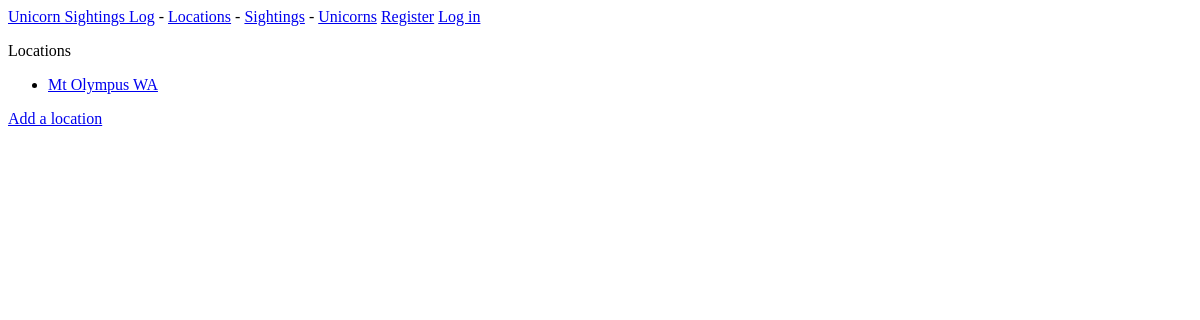
The app's page /Locations/, older data.
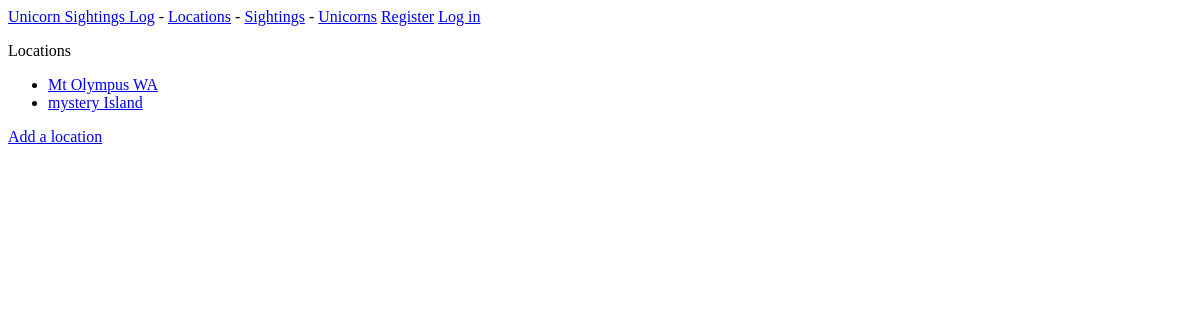
The same page, newer data.
### UnicornLog_REST/models.py (models this page shows)
class Location(models.Model):
    name = models.CharField(max_length=255)
    class Meta:
        verbose_name_plural = 'Locations'
    def __str__(self):
        return self.name

### UnicornLog_REST/views.py (the view)
# urls.py: path('Locations/', views.locations, name='locations'),
def locations(request):
    locations = Location.objects.all()
    context = {'locations': locations}
    return render(request, 'std/Locations.html', context)

### UnicornLog_REST/templates/std/Locations.html
{% extends 'std/base.html' %}
{%block content%}
<p> Locations </p>
<ul>
    {% for location in locations%}
        <li> <a href={% url 'UnicornLog_REST:location' location.id %}> {{location}} </li>
        {% empty %}
        <li> no locations in db </li>
     {% endfor %}
</ul>
<a href="{% url 'UnicornLog_REST:new_location' %}"> Add a location </a>
{%endblock content%}

Row changes from the older to the newer data that the page shows:
added Location: name "mystery Island"
